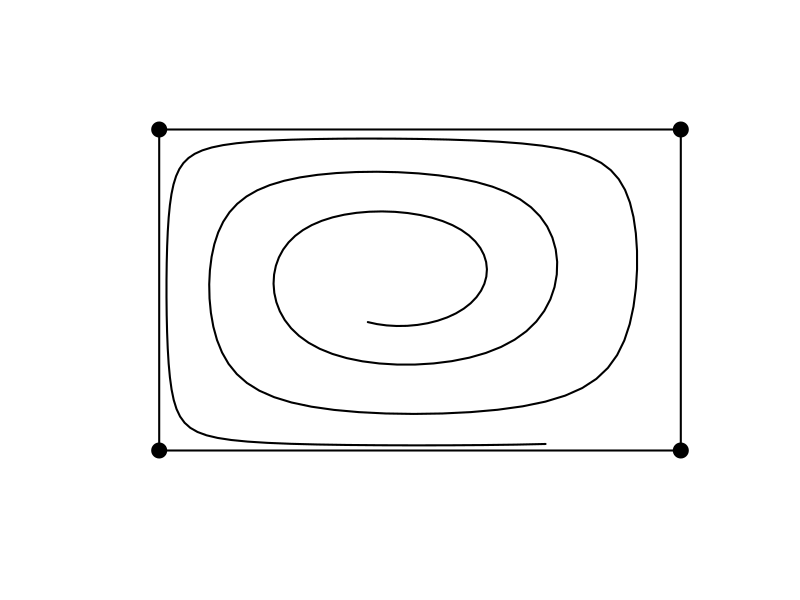
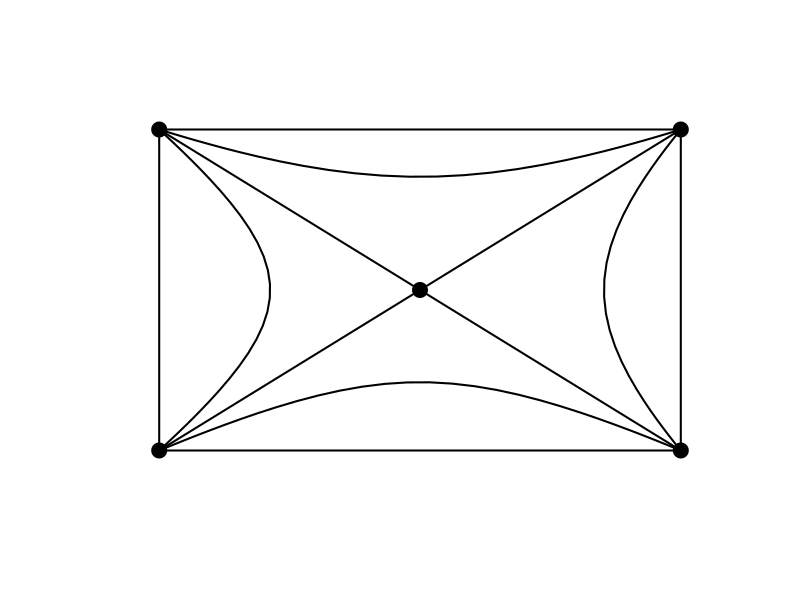

These figures' R source, in order:
# simulator for asymmetric games via replicator equations

parms=list(A=rbind(c(0,1),c(1,0)),B=-rbind(c(0,1),c(1,0)))


f=function(t,x,parms){
  with(parms,{
    dx1=x[1]*(1-x[1])*(A[1,2]+0.2*x[1]-(A[1,2]+A[2,1])*x[2])   #use 0.2*x[1], -0.2*x[1]
    dx2=x[2]*(1-x[2])*(B[1,2]+0.2*x[2]-(B[1,2]+B[2,1])*x[1])   # use 0.2x[2], -0.2*x[2]
    return(list(c(dx1,dx2)))
    })
}


require(deSolve)

times=seq(0,50,length=200)
x0=c(0.4,0.4)
out=lsoda(y = x0,times = times,func = f,parms = parms)

plot(out[,2],out[,3],type="l",
     xaxt="n",yaxt="n",xlab="",ylab="",xlim=c(-0.1,1.1),ylim=c(-0.1,1.1),
     bty="n",lwd=2)
lines(x=c(0,0,1,1,0),y=c(0,1,1,0,0),lwd=2)
points(x=c(0,0,1,1),y=c(0,1,0,1),pch=21,bg="black",cex=2)


# BISTABLE

parms=list(A=rbind(c(0,1),c(1,0)),B=rbind(c(0,1),c(1,0)))


f=function(t,x,parms){
  with(parms,{
    dx1=x[1]*(1-x[1])*(A[1,2]-(A[1,2]+A[2,1])*x[2])   #use 0.2*x[1], -0.2*x[1]
    dx2=x[2]*(1-x[2])*(B[1,2]-(B[1,2]+B[2,1])*x[1])   # use 0.2x[2], -0.2*x[2]
    return(list(c(dx1,dx2)))
  })
}


times=seq(0,1500,length=5000)
x0=c(0.015,0.01)
out=lsoda(y = x0,times = times,func = f,parms = parms)

plot(out[,2],out[,3],type="l",
     xaxt="n",yaxt="n",xlab="",ylab="",xlim=c(-0.1,1.1),ylim=c(-0.1,1.1),
     bty="n",lwd=2)

x0=c(0.995,0.99)
out=lsoda(y = x0,times = times,func = f,parms = parms)
lines(out[,2],out[,3],type="l",lwd=2)

x0=c(0.99,0.995)
out=lsoda(y = x0,times = times,func = f,parms = parms)
lines(out[,2],out[,3],type="l",lwd=2)

x0=c(0.01,0.015)
out=lsoda(y = x0,times = times,func = f,parms = parms)
lines(out[,2],out[,3],type="l",lwd=2)

lines(x=c(0,1),y=c(0,1),lwd=2)
lines(x=c(0,1),y=c(1,0),lwd=2)
lines(x=c(0,0,1,1,0),y=c(0,1,1,0,0),lwd=2)
points(x=c(0,0,1,1),y=c(0,1,0,1),pch=21,bg="black",cex=2)
points(x=c(0.5),y=c(0.5),pch=21,bg="black",cex=2)
